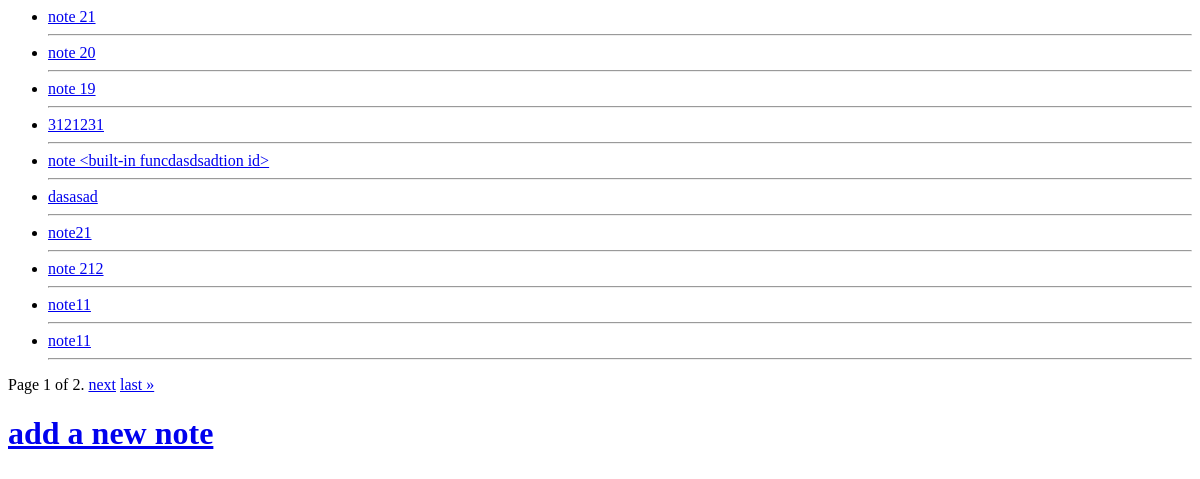
Before: /note_book/previous_notes with the older database file.
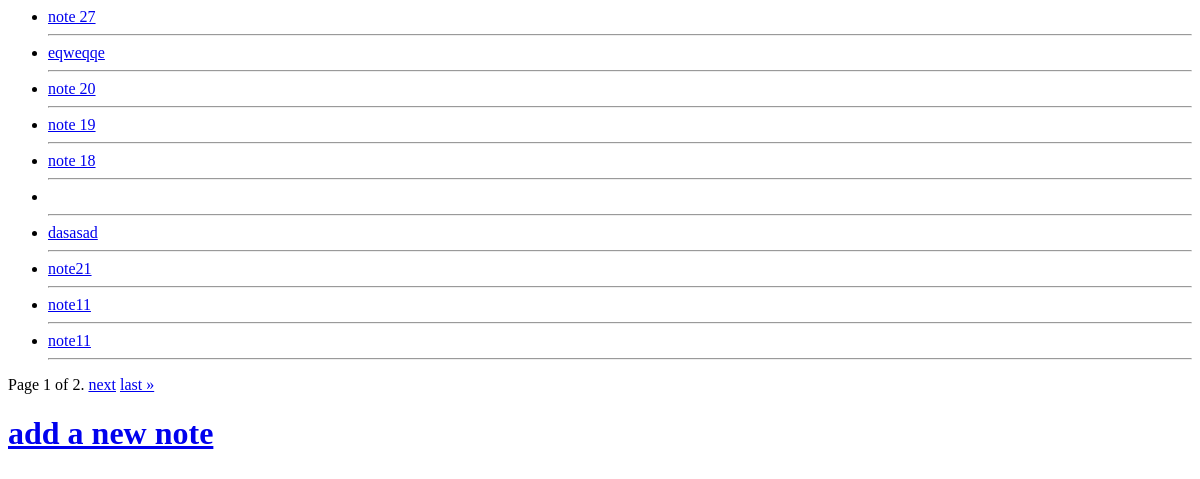
After: the same page with the newer database file.
### Note_Book_app/models.py (models this page shows, shortened)
class Note(models.Model):
    name=models.CharField(blank=True) # this is the name field of the model.
    note=models.TextField(verbose_name="write your note here.") #this is the note field of the model.
    Published_at=models.DateTimeField(auto_now_add=True) #this is published_at field of the model that saves the time whenever note is published.
    Update_at=models.DateTimeField(auto_now=True) #this is Upadted_at field of the model that stores the time when the object is updated.

### Note_Book_app/views.py (the view)
# urls.py: path("previous_notes",views.previous_notes_view.as_view(),name='previous_notes'),
class previous_notes_view(ListView):
    template_name="previous_notes.html"
    model= Note
    paginate_by=10
    ordering=['-Published_at']

### Note_Book_app/templates/previous_notes.html (shortened to what this page needs)
<ul>
    {% for object in object_list %}
<li><a href="{% url 'Note_Book_app:note_detail_page' pk=object.id %}">{{ object.name }}</a></li>
    <hr/>
    {% empty %}
    <li>No notes yet.</li>
    {% endfor %}
</ul>
<div class="pagination">
    <span class="step-links">
        <span class="current">
            Page {{ page_obj.number }} of {{ page_obj.paginator.num_pages }}.
        </span>
        {% if page_obj.has_next %}
            <a href="?page={{ page_obj.next_page_number }}">next</a>
            <a href="?page={{ page_obj.paginator.num_pages }}">last &raquo;</a>
        {% endif %}
    </span>
</div>
<h1><a href="{% url 'Note_Book_app:new_note' %}">add a new note</a></h1>

Changed rows visible on the page:
removed Note: name "note 21"
removed Note: name "note 212"
added Note: name "note 27"
added Note: name "eqweqqe"
changed Note: name "3121231" → "note 18"
changed Note (number 6 of 10 on the later page): name "note <built-in funcdasdsadtion id>" → (not shown)
